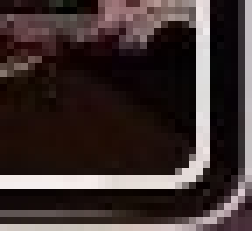
#> input picture assets/minimap_template.jpg, 36 x 33 px (shown 7 times larger); the run also reads 1 picture not shown here
$ python utils.py
#> lines starting #> are read from the running program, lines starting #| are printed output that depends on the picture
import cv2

#################################
#           CONSTANTS           #
#################################
MONITOR = {'top': 0, 'left': 0, 'width': 1366, 'height': 768}
DEFAULT_MOVE_TOLERANCE = 0.08
DEFAULT_ADJUST_TOLERANCE = 0.01

#################################
#         Bot Settings          #
#################################
move_tolerance = DEFAULT_MOVE_TOLERANCE
adjust_tolerance = DEFAULT_ADJUST_TOLERANCE

#################################
#       Global Variables        #
#################################
calibrated = False
ready = False
enabled = False
player_pos = (0,0)
target = (0,0)
sequence = []
seq_index = 0
file_index = 0
new_point = None
eboss_active = False
rune_index = 0
rune_active = False
rune_pos = (0, 0)

#################################
#       Class Variables         #
#################################
commands = None
capturee = None
bott = None

#################################
#       Capture                 #
#################################
MINIMAP_TOP_BORDER = 20
MINIMAP_BOTTOM_BORDER = 8

minimap_template = cv2.imread('assets/minimap_template.jpg', 0)
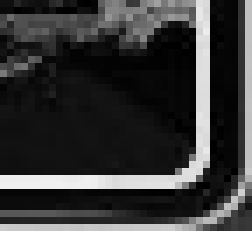
#> minimap_template: shape (33, 36) (shown 7 times larger); min 0, max 241, mean 54.3
player_template = cv2.imread('assets/player_template.png', 0)
rune_template = cv2.imread('assets/rune_template2.png', 0)
rune_buff_template = cv2.imread('assets/rune_buff_template.jpg', 0)
eboss_template = cv2.imread('assets/eboss_template2.jpg', 0)
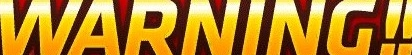
#> input picture assets/eboss_template2.jpg, 412 x 55 px
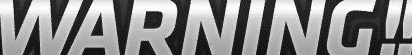
#> eboss_template: shape (55, 412); min 7, max 255, mean 136.6
